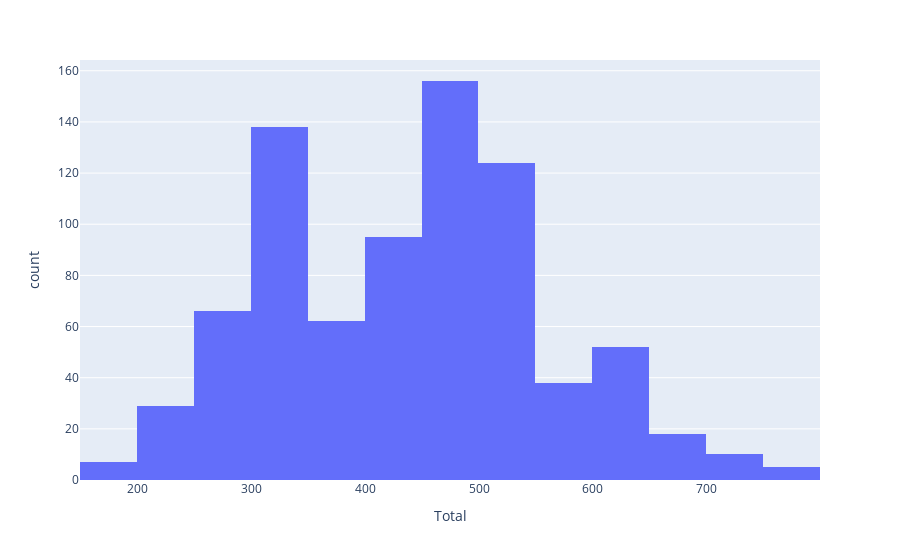

Write notebook code for a chart like this one.
### Code cell
px.histogram(df, x="Total",nbins=20)

### Figure 1 — Plotly figure (JSON) as saved in the notebook; plotly's stock layout.template omitted (floating-point values rounded to 4 significant figures; data arrays with more than 128 entries replaced by an {"elided": "..."} marker saying what was removed)
{"data": [{"alignmentgroup": "True", "bingroup": "x", "hovertemplate": "Total=%{x}<br>count=%{y}<extra></extra>", "legendgroup": "", "marker": {"color": "#636efa", "pattern": {"shape": ""}}, "name": "", "nbinsx": 20, "offsetgroup": "", "orientation": "v", "showlegend": false, "type": "histogram", "x": {"elided": "800 int values"}, "xaxis": "x", "yaxis": "y"}], "layout": {"barmode": "relative", "legend": {"tracegroupgap": 0}, "margin": {"t": 60}, "xaxis": {"anchor": "y", "domain": [0, 1], "title": {"text": "Total"}}, "yaxis": {"anchor": "x", "domain": [0, 1], "title": {"text": "count"}}}}
